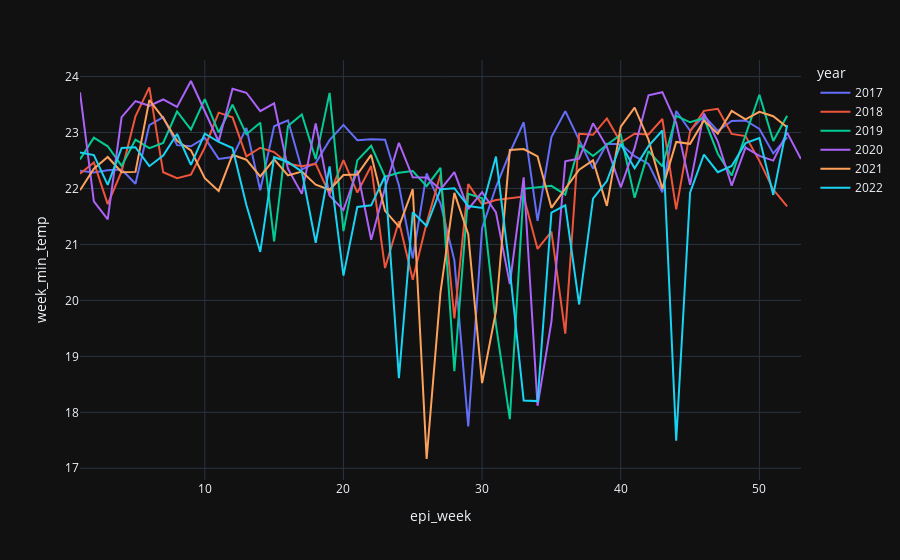

The code cell stored with this chart in its notebook:
### Code cell
df_dengue[df_dengue['ubigeo']==160101].plot(x='epi_week', y='week_min_temp',
                                            template='plotly_dark', color='year')

### Figure 1 — Plotly figure (JSON) as saved in the notebook; plotly's stock layout.template omitted (floating-point values rounded to 4 significant figures)
{"data": [{"hovertemplate": "year=2017<br>epi_week=%{x}<br>week_min_temp=%{y}<extra></extra>", "legendgroup": "2017", "line": {"color": "#636efa", "dash": "solid"}, "marker": {"symbol": "circle"}, "mode": "lines", "name": "2017", "orientation": "v", "showlegend": true, "type": "scatter", "x": [1, 2, 3, 4, 5, 6, 7, 8, 9, 10, 11, 12, 13, 14, 15, 16, 17, 18, 19, 20, 21, 22, 23, 24, 25, 26, 27, 28, 29, 30, 31, 32, 33, 34, 35, 36, 37, 38, 39, 40, 41, 42, 43, 44, 45, 46, 47, 48, 49, 50, 51, 52], "xaxis": "x", "y": [22.32, 22.28, 22.32, 22.34, 22.08, 23.13, 23.28, 22.77, 22.75, 22.9, 22.53, 22.56, 23.08, 21.97, 23.11, 23.22, 22.34, 22.45, 22.86, 23.14, 22.86, 22.88, 22.87, 22.06, 20.75, 22.27, 21.73, 20.72, 17.75, 21.29, 22.03, 22.64, 23.18, 21.42, 22.92, 23.38, 22.87, 22.35, 22.8, 22.79, 22.58, 22.44, 21.93, 23.38, 23.03, 23.3, 23.03, 23.21, 23.21, 23.06, 22.63, 22.91], "yaxis": "y"}, {"hovertemplate": "year=2018<br>epi_week=%{x}<br>week_min_temp=%{y}<extra></extra>", "legendgroup": "2018", "line": {"color": "#EF553B", "dash": "solid"}, "marker": {"symbol": "circle"}, "mode": "lines", "name": "2018", "orientation": "v", "showlegend": true, "type": "scatter", "x": [1, 2, 3, 4, 5, 6, 7, 8, 9, 10, 11, 12, 13, 14, 15, 16, 17, 18, 19, 20, 21, 22, 23, 24, 25, 26, 27, 28, 29, 30, 31, 32, 33, 34, 35, 36, 37, 38, 39, 40, 41, 42, 43, 44, 45, 46, 47, 48, 49, 50, 51, 52], "xaxis": "x", "y": [22.26, 22.47, 21.72, 22.31, 23.29, 23.81, 22.29, 22.18, 22.25, 22.73, 23.36, 23.27, 22.57, 22.73, 22.65, 22.44, 22.4, 22.44, 21.9, 22.51, 21.93, 22.4, 20.58, 21.41, 20.37, 21.38, 22.25, 19.68, 22.08, 21.72, 21.79, 21.82, 21.86, 20.92, 21.23, 19.41, 22.98, 22.96, 23.25, 22.82, 22.98, 22.97, 23.24, 21.63, 23.02, 23.39, 23.42, 22.97, 22.94, 22.49, 21.98, 21.68], "yaxis": "y"}, {"hovertemplate": "year=2019<br>epi_week=%{x}<br>week_min_temp=%{y}<extra></extra>", "legendgroup": "2019", "line": {"color": "#00cc96", "dash": "solid"}, "marker": {"symbol": "circle"}, "mode": "lines", "name": "2019", "orientation": "v", "showlegend": true, "type": "scatter", "x": [1, 2, 3, 4, 5, 6, 7, 8, 9, 10, 11, 12, 13, 14, 15, 16, 17, 18, 19, 20, 21, 22, 23, 24, 25, 26, 27, 28, 29, 30, 31, 32, 33, 34, 35, 36, 37, 38, 39, 40, 41, 42, 43, 44, 45, 46, 47, 48, 49, 50, 51, 52], "xaxis": "x", "y": [22.52, 22.91, 22.75, 22.4, 22.87, 22.72, 22.81, 23.38, 23.05, 23.6, 23.0, 23.5, 22.97, 23.18, 21.05, 23.12, 23.32, 22.52, 23.71, 21.24, 22.5, 22.76, 22.21, 22.28, 22.31, 22.04, 22.37, 18.73, 21.9, 21.82, 19.57, 17.88, 21.99, 22.02, 22.05, 21.89, 22.77, 22.58, 22.78, 22.96, 21.84, 22.67, 22.39, 23.3, 23.18, 23.26, 22.62, 22.23, 22.94, 23.68, 22.85, 23.3], "yaxis": "y"}, {"hovertemplate": "year=2020<br>epi_week=%{x}<br>week_min_temp=%{y}<extra></extra>", "legendgroup": "2020", "line": {"color": "#ab63fa", "dash": "solid"}, "marker": {"symbol": "circle"}, "mode": "lines", "name": "2020", "orientation": "v", "showlegend": true, "type": "scatter", "x": [1, 2, 3, 4, 5, 6, 7, 8, 9, 10, 11, 12, 13, 14, 15, 16, 17, 18, 19, 20, 21, 22, 23, 24, 25, 26, 27, 28, 29, 30, 31, 32, 33, 34, 35, 36, 37, 38, 39, 40, 41, 42, 43, 44, 45, 46, 47, 48, 49, 50, 51, 52, 53], "xaxis": "x", "y": [23.72, 21.77, 21.45, 23.28, 23.56, 23.48, 23.59, 23.46, 23.92, 23.39, 22.84, 23.78, 23.71, 23.38, 23.52, 22.35, 21.9, 23.16, 21.87, 21.62, 22.32, 21.09, 22.0, 22.82, 22.2, 22.2, 21.98, 22.29, 21.63, 21.93, 21.57, 20.29, 22.2, 18.12, 19.62, 22.49, 22.53, 23.17, 22.74, 22.02, 22.73, 23.67, 23.72, 23.17, 22.07, 23.34, 22.84, 22.05, 22.73, 22.58, 22.5, 23.0, 22.53], "yaxis": "y"}, {"hovertemplate": "year=2021<br>epi_week=%{x}<br>week_min_temp=%{y}<extra></extra>", "legendgroup": "2021", "line": {"color": "#FFA15A", "dash": "solid"}, "marker": {"symbol": "circle"}, "mode": "lines", "name": "2021", "orientation": "v", "showlegend": true, "type": "scatter", "x": [1, 2, 3, 4, 5, 6, 7, 8, 9, 10, 11, 12, 13, 14, 15, 16, 17, 18, 19, 20, 21, 22, 23, 24, 25, 26, 27, 28, 29, 30, 31, 32, 33, 34, 35, 36, 37, 38, 39, 40, 41, 42, 43, 44, 45, 46, 47, 48, 49, 50, 51, 52], "xaxis": "x", "y": [21.97, 22.35, 22.56, 22.29, 22.3, 23.58, 23.26, 22.85, 22.68, 22.19, 21.96, 22.6, 22.51, 22.22, 22.52, 22.23, 22.3, 22.07, 21.98, 22.24, 22.25, 22.6, 21.6, 21.32, 21.99, 17.17, 20.15, 21.92, 21.18, 18.52, 19.8, 22.69, 22.7, 22.57, 21.65, 21.99, 22.34, 22.5, 21.69, 23.11, 23.45, 22.87, 21.99, 22.83, 22.8, 23.21, 22.98, 23.39, 23.23, 23.37, 23.29, 23.09], "yaxis": "y"}, {"hovertemplate": "year=2022<br>epi_week=%{x}<br>week_min_temp=%{y}<extra></extra>", "legendgroup": "2022", "line": {"color": "#19d3f3", "dash": "solid"}, "marker": {"symbol": "circle"}, "mode": "lines", "name": "2022", "orientation": "v", "showlegend": true, "type": "scatter", "x": [1, 2, 3, 4, 5, 6, 7, 8, 9, 10, 11, 12, 13, 14, 15, 16, 17, 18, 19, 20, 21, 22, 23, 24, 25, 26, 27, 28, 29, 30, 31, 32, 33, 34, 35, 36, 37, 38, 39, 40, 41, 42, 43, 44, 45, 46, 47, 48, 49, 50, 51, 52], "xaxis": "x", "y": [22.64, 22.6, 22.06, 22.73, 22.74, 22.4, 22.59, 22.97, 22.42, 22.98, 22.83, 22.72, 21.71, 20.87, 22.56, 22.47, 22.3, 21.03, 22.4, 20.44, 21.67, 21.7, 22.22, 18.61, 21.57, 21.33, 21.98, 22.0, 21.69, 21.65, 22.57, 20.54, 18.21, 18.2, 21.57, 21.7, 19.93, 21.82, 22.13, 22.8, 22.36, 22.76, 23.04, 17.49, 21.92, 22.61, 22.29, 22.4, 22.81, 22.9, 21.89, 23.13], "yaxis": "y"}], "layout": {"legend": {"title": {"text": "year"}, "tracegroupgap": 0}, "margin": {"t": 60}, "xaxis": {"anchor": "y", "domain": [0, 1], "title": {"text": "epi_week"}}, "yaxis": {"anchor": "x", "domain": [0, 1], "title": {"text": "week_min_temp"}}}}
